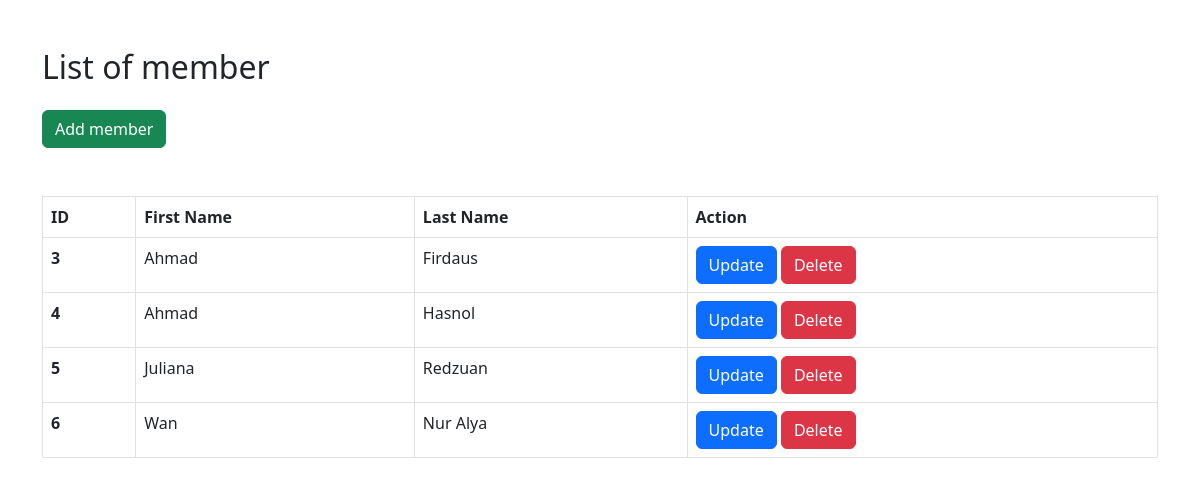
Before: / with the older database file.
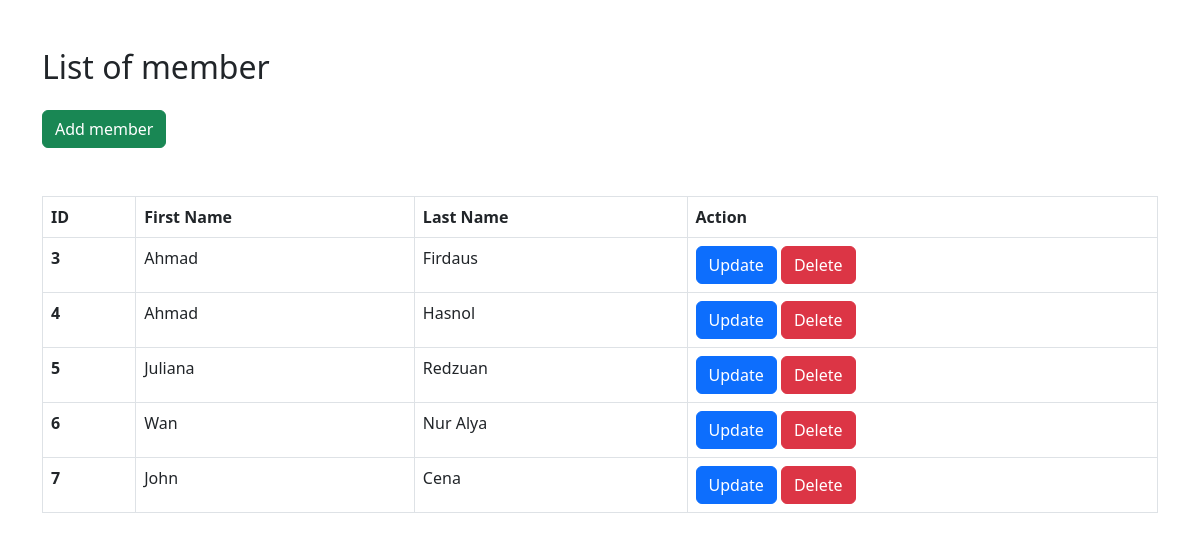
After: the same page with the newer database file.
### app_CRUD/models.py (models this page shows)
class Member(models.Model):
    firstname = models.CharField(max_length=100)
    lastname = models.CharField(max_length=100)

### app_CRUD/views.py (the view)
# urls.py: path('',views.index,name='index'),
def index(request):
    mem = Member.objects.all()
    context = {
        'member':mem,
    }
    return render(request,'index.html',context=context)

### templates/index.html (shortened to what this page needs)
<!DOCTYPE html>
<html lang="en">
  <head>
    <link
      href="https://cdn.jsdelivr.net/npm/bootstrap@5.2.3/dist/css/bootstrap.min.css"
      rel="stylesheet"
    />
  </head>
  <body>
    <div class="container my-5">
      <h2>List of member</h2>
      <a class="btn btn-success mt-3" href="{% url 'add_Member' %}"
        >Add member</a
      >
    </div>
    <div class="container">
      <table class="table table-bordered table-hover">
        <thead>
          <tr>
            <th scope="col">ID</th>
            <th scope="col">First Name</th>
            <th scope="col">Last Name</th>
            <th scope="col">Action</th>
          </tr>
        </thead>
        <tbody>
          {% for x in member %}
          <tr>
            <th scope="row">{{x.id}}</th>
            <td>{{x.firstname}}</td>
            <td>{{x.lastname}}</td>
            <td>
              <a class="btn btn-primary" href="{% url 'update' x.id %}">Update</a>
              <a class="btn btn-danger" href="{% url 'deleterec' x.id %}" " onclick="return confirm('Are you sure to delete?');"
                >Delete</a
              >
            </td>
          </tr>
          {% endfor %}
        </tbody>
      </table>
    </div>
  </body>
</html>

Changed rows visible on the page:
added Member: id "7", firstname "John", lastname "Cena"
